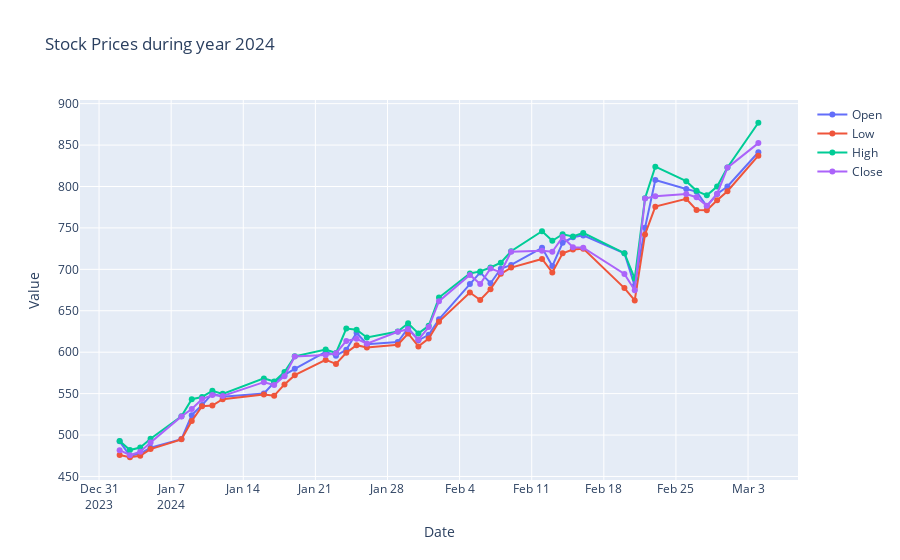

Here is the notebook cell this chart was saved with:
### Markdown cell above
Above graph dipslays the growth of stock within each year starting from Year 1999, on hovering user can see the growth value. Growth is calculated by the closing stock value of the last traiding day of the year - opening stock value of the first trading day of the year

### Code cell
# Create a figure object
fig1 = go.Figure()

# Add traces for all 'Open','Low','High','Close' columns for year 2024
for column in ['Open','Low','High','Close']:
    if column not in ['Date', 'Day', 'month_name']:
        fig1.add_trace(go.Scatter(x=df[df['year'] == 2024]['Date'], y=df[df['year'] == 2024][column], mode='lines+markers', name=column))

# Update layout
fig1.update_layout(
    title="Stock Prices during year 2024",
    xaxis_title="Date",
    yaxis_title="Value",
    showlegend=True,
    hovermode='x unified',
    xaxis=dict(type='date')  # Set x-axis as date
)

# Show the plot
fig1.show()
